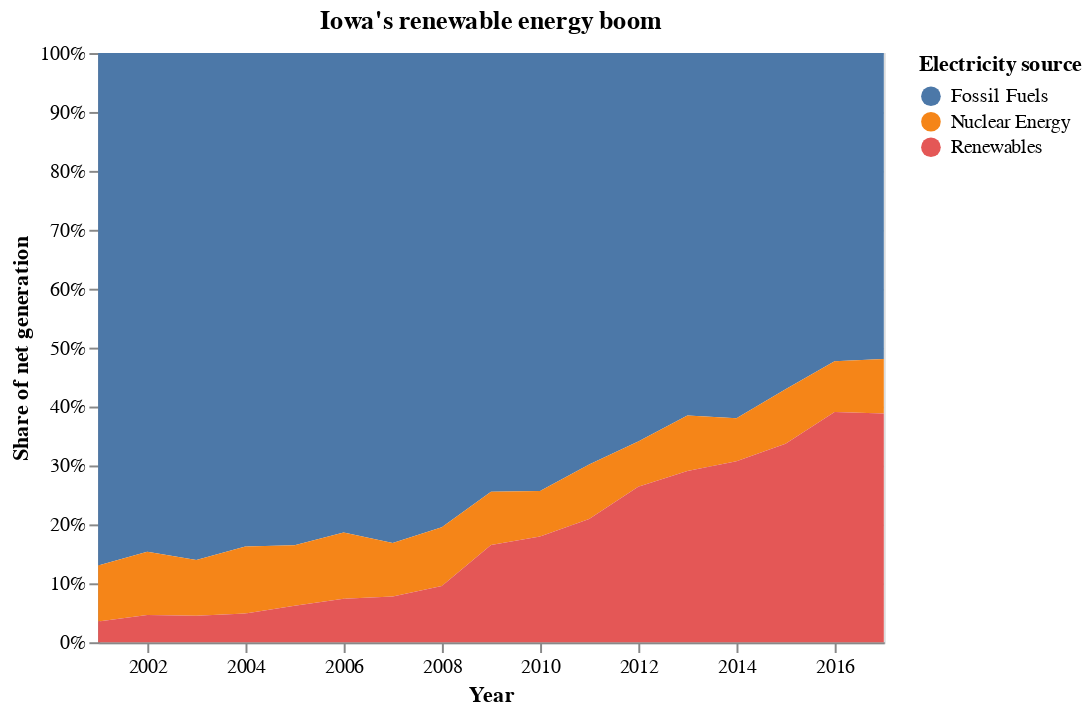

Notebook cell for this chart:
### Markdown cell above
# Normalized stacked area chart, manicured

### Code cell
alt.Chart(
    data,
    title="Iowa's renewable energy boom"  # Name it
).mark_area().encode(
    x=alt.X(
        "year:T",
        timeUnit="year",  # Fix the X ticks by setting the time unit to display
        axis=alt.Axis(title="Year")  # Clean up the X label 
    ),
    y=alt.Y(
        "net_generation:Q",
        stack="normalize",
        axis=alt.Axis(title="Share of net generation", format=".0%"),  # Set the Y ticks to %
    ),
    color=alt.Color(
        "source:N",
        legend=alt.Legend(title="Electricity source"),  # Clean up the legend title
    )
)

### Figure 1 — Vega-Lite specification as saved in the notebook (floating-point values rounded to 4 significant figures)
{"$schema": "https://vega.github.io/schema/vega-lite/v2.4.3.json", "config": {"view": {"height": 300, "width": 400}}, "data": {"values": [{"net_generation": 35361, "source": "Fossil Fuels", "year": "2001-01-01"}, {"net_generation": 35991, "source": "Fossil Fuels", "year": "2002-01-01"}, {"net_generation": 36234, "source": "Fossil Fuels", "year": "2003-01-01"}, {"net_generation": 36205, "source": "Fossil Fuels", "year": "2004-01-01"}, {"net_generation": 36883, "source": "Fossil Fuels", "year": "2005-01-01"}, {"net_generation": 37014, "source": "Fossil Fuels", "year": "2006-01-01"}, {"net_generation": 41389, "source": "Fossil Fuels", "year": "2007-01-01"}, {"net_generation": 42734, "source": "Fossil Fuels", "year": "2008-01-01"}, {"net_generation": 38620, "source": "Fossil Fuels", "year": "2009-01-01"}, {"net_generation": 42750, "source": "Fossil Fuels", "year": "2010-01-01"}, {"net_generation": 39361, "source": "Fossil Fuels", "year": "2011-01-01"}, {"net_generation": 37379, "source": "Fossil Fuels", "year": "2012-01-01"}, {"net_generation": 34873, "source": "Fossil Fuels", "year": "2013-01-01"}, {"net_generation": 35250, "source": "Fossil Fuels", "year": "2014-01-01"}, {"net_generation": 32319, "source": "Fossil Fuels", "year": "2015-01-01"}, {"net_generation": 28437, "source": "Fossil Fuels", "year": "2016-01-01"}, {"net_generation": 29329, "source": "Fossil Fuels", "year": "2017-01-01"}, {"net_generation": 3853, "source": "Nuclear Energy", "year": "2001-01-01"}, {"net_generation": 4574, "source": "Nuclear Energy", "year": "2002-01-01"}, {"net_generation": 3988, "source": "Nuclear Energy", "year": "2003-01-01"}, {"net_generation": 4929, "source": "Nuclear Energy", "year": "2004-01-01"}, {"net_generation": 4538, "source": "Nuclear Energy", "year": "2005-01-01"}, {"net_generation": 5095, "source": "Nuclear Energy", "year": "2006-01-01"}, {"net_generation": 4519, "source": "Nuclear Energy", "year": "2007-01-01"}, {"net_generation": 5282, "source": "Nuclear Energy", "year": "2008-01-01"}, {"net_generation": 4679, "source": "Nuclear Energy", "year": "2009-01-01"}, {"net_generation": 4451, "source": "Nuclear Energy", "year": "2010-01-01"}, {"net_generation": 5215, "source": "Nuclear Energy", "year": "2011-01-01"}, {"net_generation": 4347, "source": "Nuclear Energy", "year": "2012-01-01"}, {"net_generation": 5321, "source": "Nuclear Energy", "year": "2013-01-01"}, {"net_generation": 4152, "source": "Nuclear Energy", "year": "2014-01-01"}, {"net_generation": 5243, "source": "Nuclear Energy", "year": "2015-01-01"}, {"net_generation": 4703, "source": "Nuclear Energy", "year": "2016-01-01"}, {"net_generation": 5214, "source": "Nuclear Energy", "year": "2017-01-01"}, {"net_generation": 1437, "source": "Renewables", "year": "2001-01-01"}, {"net_generation": 1963, "source": "Renewables", "year": "2002-01-01"}, {"net_generation": 1885, "source": "Renewables", "year": "2003-01-01"}, {"net_generation": 2102, "source": "Renewables", "year": "2004-01-01"}, {"net_generation": 2724, "source": "Renewables", "year": "2005-01-01"}, {"net_generation": 3364, "source": "Renewables", "year": "2006-01-01"}, {"net_generation": 3870, "source": "Renewables", "year": "2007-01-01"}, {"net_generation": 5070, "source": "Renewables", "year": "2008-01-01"}, {"net_generation": 8560, "source": "Renewables", "year": "2009-01-01"}, {"net_generation": 10308, "source": "Renewables", "year": "2010-01-01"}, {"net_generation": 11795, "source": "Renewables", "year": "2011-01-01"}, {"net_generation": 14949, "source": "Renewables", "year": "2012-01-01"}, {"net_generation": 16476, "source": "Renewables", "year": "2013-01-01"}, {"net_generation": 17452, "source": "Renewables", "year": "2014-01-01"}, {"net_generation": 19091, "source": "Renewables", "year": "2015-01-01"}, {"net_generation": 21241, "source": "Renewables", "year": "2016-01-01"}, {"net_generation": 21933, "source": "Renewables", "year": "2017-01-01"}]}, "encoding": {"color": {"field": "source", "legend": {"title": "Electricity source"}, "type": "nominal"}, "x": {"axis": {"title": "Year"}, "field": "year", "timeUnit": "year", "type": "temporal"}, "y": {"axis": {"format": ".0%", "title": "Share of net generation"}, "field": "net_generation", "stack": "normalize", "type": "quantitative"}}, "mark": "area", "title": "Iowa's renewable energy boom"}
